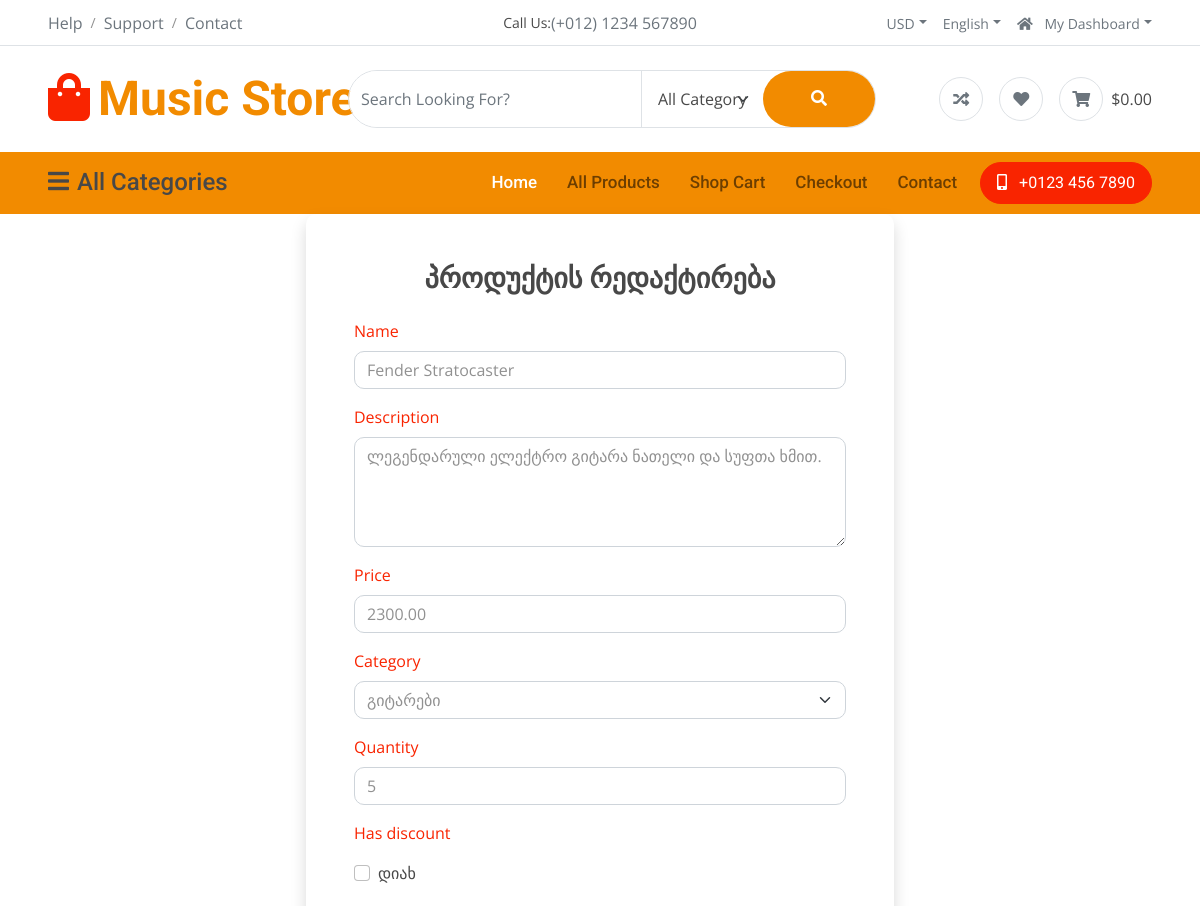
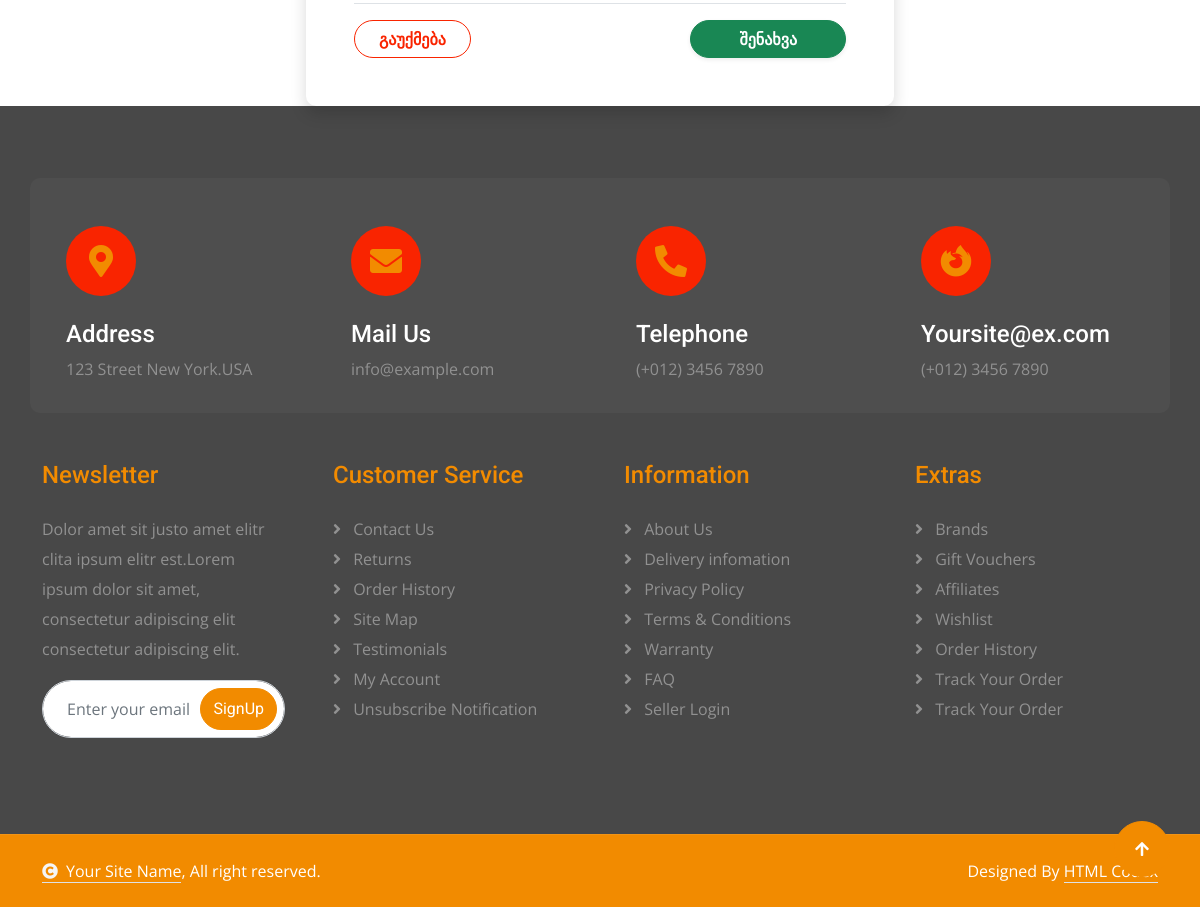
Page /product/1/update/ on the committed database (2 pictures, top to bottom).
### store/models.py (models this page shows, shortened)
class Product(models.Model):
    name = models.CharField(max_length=200)
    description = models.TextField(blank=True, null=True)
    price = models.DecimalField(max_digits=10, decimal_places=2)
    category = models.ForeignKey(Category, on_delete=models.CASCADE, null=True, blank=True, related_name='products')
    quantity = models.IntegerField()
    has_discount = models.BooleanField(default=False)
    created_at = models.DateTimeField(auto_now_add=True)
    updated_at = models.DateTimeField(auto_now=True)
    class Meta:
        db_table = "products"

### store/views.py (the view)
# urls.py: path('product/<int:pk>/update/', update_product, name='update_product'),
def update_product(request, pk):
    product = get_object_or_404(Product, id=pk)
    if request.method == 'POST':
        form = ProductForm(request.POST, request.FILES, instance=product)
        if form.is_valid():
            form.save()
            return redirect('product_detail', pk=product.pk)
    else:
        form = ProductForm(instance=product)
    return render(request, 'store/product_form.html', {'form': form, 'title': 'პროდუქტის რედაქტირება'})

### store/forms.py
class ProductForm(forms.ModelForm):
    class Meta:
        model = Product
        fields = ['name', 'description', 'price', 'category', 'quantity', 'has_discount']
        widgets = {
            'name': forms.TextInput(attrs={'class': 'form-control rounded-3'}),
            'description': forms.Textarea(attrs={'class': 'form-control rounded-3', 'rows': 4}),
            'price': forms.NumberInput(attrs={'class': 'form-control rounded-3'}),
            'category': forms.Select(attrs={'class': 'form-select rounded-3'}),
            'quantity': forms.NumberInput(attrs={'class': 'form-control rounded-3'}),
            'has_discount': forms.CheckboxInput(attrs={'class': 'form-check-input'}),
        }

### store/context_processors.py (called while the page is built)
def store_context(request):
    return {
        'categories': Category.objects.all(),
        'product_list': Product.objects.select_related('category').all(),
        'site_name': 'My Store',
    }

### store/models.py (called while the page is built)
    def __str__(self):
        return self.name

### store/templates/store/product_form.html (shortened to what this page needs)
{% extends 'store/base.html' %}
{% block content %}
<div class="row justify-content-center">
    <div class="col-md-7 col-lg-6">
        <div class="card shadow border-0 rounded-4 p-4 p-md-5">
            <h3 class="mb-4 text-center fw-bold text-dark">{{ title }}</h3>
            <form method="POST" enctype="multipart/form-data">
                {% for field in form %}
                    <div class="mb-3">
                        <label for="{{ field.id_for_label }}" class="form-label fw-semibold text-secondary">
                            {{ field.label }}
                        </label>
                        {% if field.name == 'has_discount' %}
                            <div class="form-check mt-2">
                                {{ field }}
                                <label class="form-check-label text-dark" for="{{ field.id_for_label }}">
                                    დიახ
                                </label>
                            </div>
                        {% else %}
                            {{ field }}
                        {% endif %}
                    </div>
                {% endfor %}
                <div class="d-flex justify-content-between align-items-center mt-4 pt-3 border-top">
                    <a href="{% url 'home' %}" class="btn btn-outline-secondary px-4 rounded-pill">გაუქმება</a>
                    <button type="submit" class="btn btn-success px-5 rounded-pill shadow-sm">შენახვა</button>
                </div>
            </form>
        </div>
    </div>
</div>
{% endblock %}

### store/static/store/css/style.css (style rules this page uses)
.btn { font-weight: 600; transition: .5s; }

### rows in the picture
Product: form "Fender Stratocaster" "ლეგენდარული ელექტრო გიტარა ნათელი და სუფთა ხმით." "2300.00" "გიტარები" "5"

### other values in the picture
{{ title }} "პროდუქტის რედაქტირება"
{{ field.label }} "Name" "Description" "Price" "Category" "Quantity" "Has discount"
